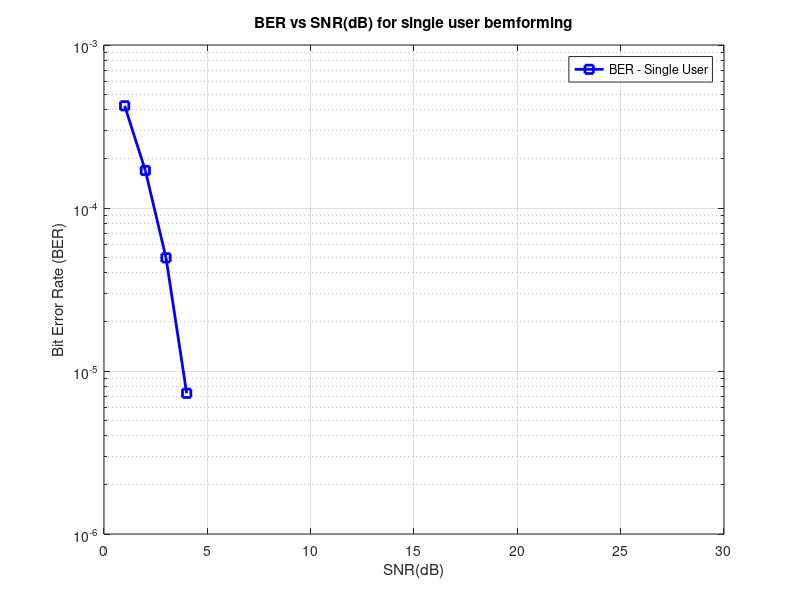

Reproduce this figure in MATLAB.
% Single User Tx Beamforming

close all;
clear all;
rng('shuffle');

SNRdB = [1:1:30];
blockLength = 1000;
numBlocks = 10000;
BER = zeros(size(SNRdB));
SNR = zeros(size(SNRdB));
numAnt = 4;

for L = 1:numBlocks
    %ChNoise = zeros(1,blockLength);
    %Check for zero BER at zero noise
    ChNoise = (rand(1,blockLength) + j*randn(1,blockLength));
    bits = randi([0,1],[1,blockLength]);
    h = 1/sqrt(2)*(randn(1,numAnt) + j*randn(1,numAnt));
    
    for K = 1:length(SNRdB)
        SNR(K) = 10^(SNRdB(K)/10);
        Txbits = sqrt(SNR(K))*(2*bits-1); %Fading channel model
        tt = (h'/norm(h))*Txbits;
        Rxbits = h*tt + ChNoise; %Beamforming for single user
        
        ProcessedBits = Rxbits;
        DecodedBits = ((real(ProcessedBits))>0);
        BER(K) = BER(K) + sum(DecodedBits~=bits);
    end
end

BER = BER/(numBlocks*blockLength);
semilogy(SNRdB,BER,'b-s','linewidth',2.0);
%axis tight;
grid on;
legend('BER - Single User');
xlabel('SNR(dB)');
ylabel('Bit Error Rate (BER)');
title('BER vs SNR(dB) for single user bemforming')
        
    
  